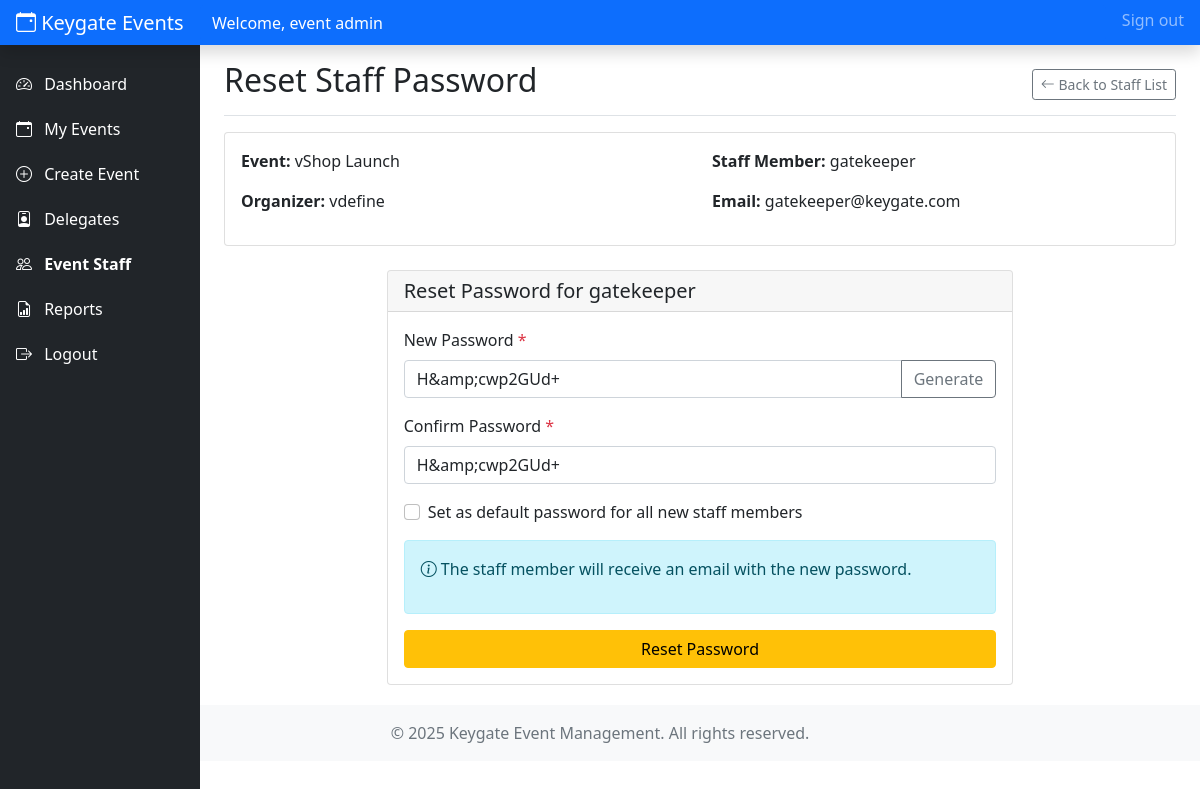
/event_admin/reset_password.php?id=1&event_id=1 (signed in), run on the app's committed database.
### tables this page shows
CREATE TABLE `events` (
  `id` int NOT NULL,
  `event_name` varchar(255) NOT NULL,
  `event_organiser` varchar(255) NOT NULL,
  `event_venue` text NOT NULL,
  `access_gates_required` int NOT NULL,
  `created_by` int NOT NULL,
  `status` enum('Active','Completed','Cancelled','Scheduled','Pending Approval') DEFAULT 'Pending Approval',
  `approved_by` int DEFAULT NULL,
  `created_at` timestamp NULL DEFAULT CURRENT_TIMESTAMP,
  `updated_at` timestamp NULL DEFAULT CURRENT_TIMESTAMP ON UPDATE CURRENT_TIMESTAMP
);

CREATE TABLE `event_users` (
  `id` int NOT NULL,
  `name` varchar(100) NOT NULL,
  `mobile` varchar(20) NOT NULL,
  `email` varchar(100) NOT NULL,
  `password` varchar(255) NOT NULL,
  `event_id` int NOT NULL,
  `role_id` int NOT NULL,
  `approved_by` int DEFAULT NULL,
  `last_active` timestamp NULL DEFAULT NULL,
  `last_active_gate` int DEFAULT NULL,
  `created_at` timestamp NULL DEFAULT CURRENT_TIMESTAMP,
  `updated_at` timestamp NULL DEFAULT CURRENT_TIMESTAMP ON UPDATE CURRENT_TIMESTAMP
);

CREATE TABLE `users` (
  `id` int NOT NULL,
  `name` varchar(100) NOT NULL,
  `email` varchar(100) NOT NULL,
  `mobile` varchar(20) NOT NULL,
  `password` varchar(255) NOT NULL,
  `role` enum('Admin','keygate_staff','Event_admin') NOT NULL,
  `plan_id` int DEFAULT NULL,
  `activated` enum('yes','no') DEFAULT 'no',
  `created_at` timestamp NULL DEFAULT CURRENT_TIMESTAMP,
  `updated_at` timestamp NULL DEFAULT CURRENT_TIMESTAMP ON UPDATE CURRENT_TIMESTAMP,
  `default_staff_password` varchar(100) DEFAULT NULL
);

### includes/event_admin_functions.php (called while the page is built, shortened)
<?php
require_once 'config.php';
function get_event_details($event_id, $user_id = null) {
    $event = get_record('events', "id = $event_id" . ($user_id ? " AND created_by = $user_id" : ""));
    $dates = get_records('event_dates', "event_id = $event_id", 'event_date', 'event_date ASC');
    $event['dates'] = array_column($dates, 'event_date');
    $gates = get_records('access_gates', "event_id = $event_id", '*', 'id ASC');
    $event['gates'] = $gates;
    $conn = db_connect();
    $sql_delegates = "SELECT COUNT(*) as total FROM event_delegates WHERE event_id = $event_id";
    $result_delegates = $conn->query($sql_delegates);
    $event['total_delegates'] = $result_delegates->fetch_assoc()['total'];
    $sql_approved = "SELECT COUNT(*) as total FROM event_delegates WHERE event_id = $event_id AND approved = 'Yes'";
    $result_approved = $conn->query($sql_approved);
    $event['approved_delegates'] = $result_approved->fetch_assoc()['total'];
    $sql_users = "SELECT COUNT(*) as total FROM event_users WHERE event_id = $event_id";
    $result_users = $conn->query($sql_users);
    $event['total_event_users'] = $result_users->fetch_assoc()['total'];
    $sql_attendance = "SELECT COUNT(*) as total FROM event_attendance WHERE event_id = $event_id";
    $result_attendance = $conn->query($sql_attendance);
    $event['total_check_ins'] = $result_attendance->fetch_assoc()['total'];
    return [
        'success' => true,
        'event' => $event
    ];
}
?>

### includes/config.php (called while the page is built, shortened)
<?php
function db_connect() {
    $conn = new mysqli(DB_HOST, DB_USER, DB_PASS, DB_NAME);
    return $conn;
}
function get_record($table, $condition = '1', $fields = '*') {
    $conn = db_connect();
    $sql = "SELECT $fields FROM $table WHERE $condition LIMIT 1";
    $result = $conn->query($sql);
    if ($result && $result->num_rows > 0) {
        $row = $result->fetch_assoc();
        return $row;
    }
    return false;
}
function get_records($table, $condition = '1', $fields = '*', $order_by = '', $limit = '') {
    $conn = db_connect();
    $sql = "SELECT $fields FROM $table WHERE $condition";
    if (!empty($order_by)) {
        $sql .= " ORDER BY $order_by";
    }
    $result = $conn->query($sql);
    $records = [];
    if ($result && $result->num_rows > 0) {
        while ($row = $result->fetch_assoc()) {
            $records[] = $row;
        }
    }
    return $records;
}
?>

### event_admin/reset_password.php (the view, shortened to what this page needs)
<?php
require_once '../includes/config.php';
require_once '../includes/event_admin_functions.php';
$event_id = (int)$_GET['event_id'];
$user_id = (int)$_GET['id'];
$event_details = get_event_details($event_id, $_SESSION['user_id']);
$event = $event_details['event'];
$conn = db_connect();
$sql = "SELECT eu.*, r.role_name
        FROM event_users eu
        JOIN event_user_roles r ON eu.role_id = r.id
        WHERE eu.id = $user_id AND eu.event_id = $event_id";
$result = $conn->query($sql);
$event_user = $result->fetch_assoc();
$default_password = '';
$event_admin = get_record('users', "id = {$_SESSION['user_id']}");
if ($event_admin && isset($event_admin['default_staff_password']) && !empty($event_admin['default_staff_password'])) {
    $default_password = $event_admin['default_staff_password'];
}
include '../includes/event_admin_header.php';
?>
<div class="container-fluid">
    <div class="row">
        <nav id="sidebar" class="col-md-3 col-lg-2 d-md-block bg-dark sidebar">
            <div class="position-sticky pt-3">
                <ul class="nav flex-column">
                    <li class="nav-item">
                        <a class="nav-link text-white" href="dashboard.php">
                            <i class="bi bi-speedometer2 me-2"></i> Dashboard
                        </a>
                    </li>
                    <li class="nav-item">
                        <a class="nav-link text-white" href="events.php">
                            <i class="bi bi-calendar-event me-2"></i> My Events
                        </a>
                    </li>
                    <li class="nav-item">
                        <a class="nav-link text-white" href="create_event.php">
                            <i class="bi bi-plus-circle me-2"></i> Create Event
                        </a>
                    </li>
                    <li class="nav-item">
                        <a class="nav-link text-white" href="delegates.php">
                            <i class="bi bi-person-badge me-2"></i> Delegates
                        </a>
                    </li>
                    <li class="nav-item">
                        <a class="nav-link active text-white" href="event_users.php">
                            <i class="bi bi-people me-2"></i> Event Staff
                        </a>
                    </li>
                    <li class="nav-item">
                        <a class="nav-link text-white" href="reports.php">
                            <i class="bi bi-file-earmark-bar-graph me-2"></i> Reports
                        </a>
                    </li>
                    <li class="nav-item">
                        <a class="nav-link text-white" href="../logout.php">
                            <i class="bi bi-box-arrow-right me-2"></i> Logout
                        </a>
                    </li>
                </ul>
            </div>
        </nav>
        <main class="col-md-9 ms-sm-auto col-lg-10 px-md-4">
            <div class="d-flex justify-content-between flex-wrap flex-md-nowrap align-items-center pt-3 pb-2 mb-3 border-bottom">
                <h1 class="h2">Reset Staff Password</h1>
                <div class="btn-toolbar mb-2 mb-md-0">
                    <a href="event_users.php?event_id=<?php echo $event_id; ?>" class="btn btn-sm btn-outline-secondary">
                        <i class="bi bi-arrow-left"></i> Back to Staff List
                    </a>
                </div>
            </div>
            <div class="card mb-4">
                <div class="card-body">
                    <div class="row">
                        <div class="col-md-6">
                            <p><strong>Event:</strong> <?php echo htmlspecialchars($event['event_name']); ?></p>
                            <p><strong>Organizer:</strong> <?php echo htmlspecialchars($event['event_organiser']); ?></p>
                        </div>
                        <div class="col-md-6">
                            <p><strong>Staff Member:</strong> <?php echo htmlspecialchars($event_user['name']); ?></p>
                            <p><strong>Email:</strong> <?php echo htmlspecialchars($event_user['email']); ?></p>
                        </div>
                    </div>
                </div>
            </div>
            <div class="row">
                <div class="col-md-8 mx-auto">
                    <div class="card">
                        <div class="card-header">
                            <h5 class="mb-0">Reset Password for <?php echo htmlspecialchars($event_user['name']); ?></h5>
                        </div>
                        <div class="card-body">
                            <form method="post">
                                <div class="mb-3">
                                    <label for="password" class="form-label">New Password <span class="text-danger">*</span></label>
                                    <div class="input-group">
                                        <input type="text" class="form-control" id="password" name="password" value="<?php echo htmlspecialchars($default_password); ?>" required>
                                        <button class="btn btn-outline-secondary" type="button" id="generate_password">Generate</button>
                                    </div>
                                </div>
                                <div class="mb-3">
                                    <label for="confirm_password" class="form-label">Confirm Password <span class="text-danger">*</span></label>
                                    <input type="text" class="form-control" id="confirm_password" name="confirm_password" value="<?php echo htmlspecialchars($default_password); ?>" required>
                                </div>
                                <div class="form-check mb-3">
                                    <input class="form-check-input" type="checkbox" id="save_default" name="save_default">
                                    <label class="form-check-label" for="save_default">
                                        Set as default password for all new staff members
                                    </label>
                                </div>
                                <div class="alert alert-info">
                                    <p><i class="bi bi-info-circle"></i> The staff member will receive an email with the new password.</p>
                                </div>
                                <div class="d-grid">
                                    <button type="submit" class="btn btn-warning">Reset Password</button>
                                </div>
                            </form>
                        </div>
                    </div>
                </div>
            </div>
        </main>
    </div>
</div>
<?php
include '../includes/event_admin_footer.php';
?>

### includes/event_admin_header.php (style rules this page uses)
.sidebar { position: fixed; top: 0; bottom: 0; left: 0; z-index: 100; padding: 48px 0 0; }
.sidebar .nav-link { font-weight: 500; }
.sidebar .nav-link.active { font-weight: bold; }
.nav-item { margin-bottom: 5px; }
.card { margin-bottom: 20px; }

### data on the page
events: event_name "vShop Launch", event_organiser "vdefine"
event_users: name "gatekeeper", email "gatekeeper@keygate.com"
users: password "H&amp;cwp2GUd+", confirm_password "H&amp;cwp2GUd+"

### other printed values
$_SESSION['user_name'] "event admin"
